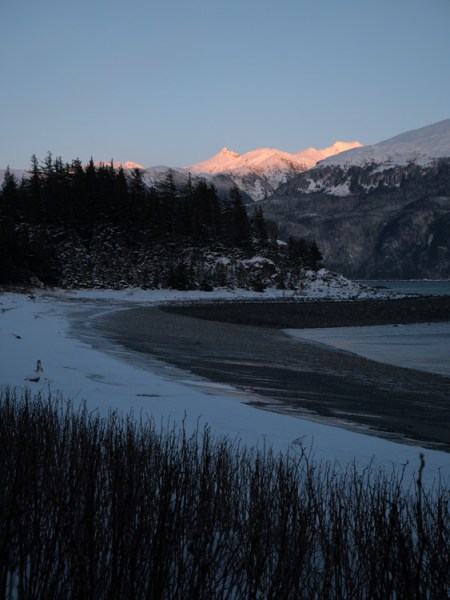
#> input picture Assignment4/landscape_1.jpg, 450 x 600 px
$ jupyter execute A4.ipynb   (Python 2 division)
#> lines starting #> are read from the running program, lines starting #| are printed output that depends on the picture; pictures that were not available may be replaced by others from this repository, and a replacement may not be noted
[cell 1]
import numpy as np
import cv2
import math

[cell 2]
def draw_matches(image1, image2, kp1, kp2, matches):
    img_matches = cv2.drawMatches(image1, kp1, image2, kp2, matches, None, flags=cv2.DrawMatchesFlags_NOT_DRAW_SINGLE_POINTS)
    # Display the matches
    cv2.imshow("Sift_Matches", img_matches)
    cv2.waitKey(0)
    cv2.destroyAllWindows()

[cell 3]
def get_homography_matrix(kp1, kp2, matches):
    """
        Takes the matches and the keypoints for two images and computes a homography matrix.
        Written for the purpose of using inside a RANSAC algorithm
    """

    h = []

    for ind in range(len(matches)):
        p = kp1[matches[ind].queryIdx].pt
        q = kp2[matches[ind].trainIdx].pt
        x, y = p
        _x, _y = q
        h_part1, h_part2 = [x, y, 1, 0, 0, 0, -_x*x, -_x*y, -_x], [0, 0, 0, x, y, 1, -_y*x, -_y*y, -_y]
        h.append(h_part1)
        h.append(h_part2)

    _, _, V = np.linalg.svd(h)
    h = V[-1].reshape(3, 3)

    return h

[cell 4]
def check_ransac_error(kp1, kp2, matches, h, threshold):

    # inline functions for estimating points in image 2 from image 1 using the homography matrix
    x_prime = lambda x, y, h1: (h1[0][0] * x + h1[0][1] * y + h1[0][2]) / (h1[2][0] * x + h1[2][1] * y + h1[2][2])
    y_prime = lambda x, y, h1: (h1[1][0] * x + h1[1][1] * y + h1[1][2]) / (h1[2][0] * x + h1[2][1] * y + h1[2][2])

    inliers = 0
    for ind in range(len(matches)):
        x1, y1 = kp1[matches[ind].queryIdx].pt
        x2, y2 = kp2[matches[ind].trainIdx].pt

        _x, _y = x_prime(x1, y1, h), y_prime(x1, y1, h)

        distance = math.sqrt(math.pow((x2 - _x), 2) + math.pow((y2 - _y), 2))
        if distance < threshold:
            inliers += 1

    return inliers

[cell 5]
def ransac(matches, kp1, kp2, iterations=100, threshold=5.0):
    """
    :param matches: total list of matches between two images
    :param kp1: keypoints from image 1
    :param kp2: keypoints from image 2
    :param iterations: number of times to run homography estimation on subset of matches
    :param threshold: distance threshold for considering a point as an inlier instead of an outlier
    :return: best homography matrix computed from the estimation process
    """

    best_inliers = 0
    best_homography = None
    best_acc = None

    for _ in range(iterations):
        # Randomly select 4 matches
        random_matches = np.random.choice(matches, 4, replace=False)

        # compute homography
        h = get_homography_matrix(kp1, kp2, random_matches)
        # compute error rate for this homography
        error = check_ransac_error(kp1, kp2, matches, h, threshold)
        if error > best_inliers:
            best_acc = error / len(matches)
            best_homography = h
            best_inliers = error

    print("best accuracy rate", best_acc)
    print("# of inliers:", best_inliers, "/", len(matches))

    return best_homography

[cell 6]
def stitch_images(image1_path, image2_path):
    # Load the images
#> called with image1_path = 'landscape_1.jpg', image2_path = 'landscape_2.jpg'
    img1 = cv2.imread(image1_path, cv2.COLOR_BGR2GRAY)
#> img1 is the input picture: shape (600, 450, 3); mean B, G, R 87, 73.3, 61.5
    img2 = cv2.imread(image2_path, cv2.COLOR_BGR2GRAY)
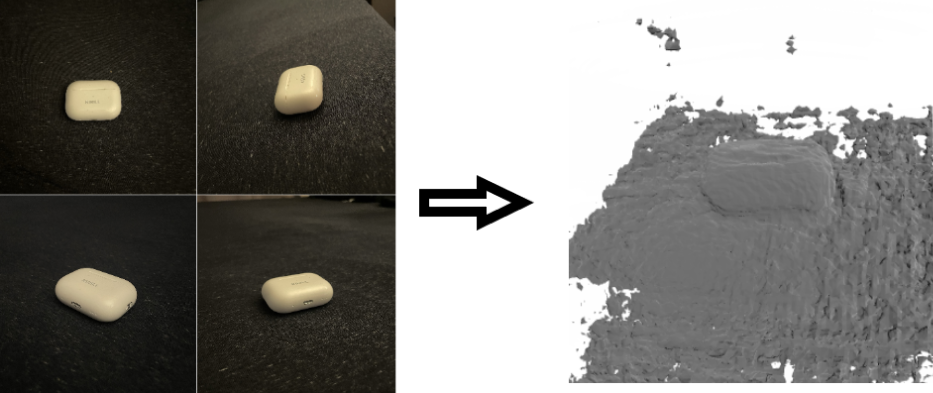
#> input picture NeRF Project/airpods-to-mesh.png, 933 x 393 px, given in place of landscape_2.jpg, which was not available
#> img2 is the input picture: shape (393, 933, 3); mean B, G, R 125.1, 128.7, 130.2

    # Initialize SIFT
    sift = cv2.SIFT_create()

    # Detect keypoints and descriptors
    kp1, desc1 = sift.detectAndCompute(img1, None)
#> kp1 = 918 keypoints; strongest (x, y, size): (91, 162, 2.7), (137, 170, 3.2), (84, 164, 5.1), (280, 242, 3.4)
    kp2, desc2 = sift.detectAndCompute(img2, None)
#> kp2 = 792 keypoints; strongest (x, y, size): (433, 203, 6.2), (493, 203, 11.1), (517, 202, 13), (484, 187, 12.2)

    '''
    using FLANN over KNN to find matches because it is faster at the cost cost of accuracy
    in comparison (as KNN is exhaustive). This is because image stitching does not need 100% accuracy
    and the tradeoff for computation speed is better for scalability. Ex: multiple 4k+ images
    '''

    # The index for KDTREE in FLANN
    FLANN_INDEX_KDTREE = 1
    # Initialize index params
    index_params = dict(algorithm=FLANN_INDEX_KDTREE, trees=5)
    # Initialize search params
    search_params = dict(checks=50)

    flann = cv2.FlannBasedMatcher(index_params, search_params)

    # look for matches going from the image to the right -> left (not entirely sure why but the results is a lot more accurate)
    matches = flann.knnMatch(desc2, desc1, k=2)
#> matches = 792 matches

    # Apply ratio test to filter good matches
    threshold=0.7
    good_matches = []
    for m, n in matches:
        if m.distance < threshold * n.distance:
            good_matches.append(m)
#> after the loop, good_matches = 22 matches

    # uncomment if you want to see matches visualized on the two images
    # draw_matches(img1, img2, kp2, kp1, good_matches)

    # Find Homography using RANSAC
    h = ransac(good_matches, kp2, kp1, 1000, 5.0)
#> the loop in ransac, `for _ in range(iterations):` made 1000 passes
#> (error, best_acc, best_inliers) on passes 1 to 2: (5, 0, 5), (12, 0, 12)
#> error on passes 3 to 8: 4, 3, 10, 11, 3, 10
#> after the loop in ransac, `for _ in range(iterations):`: best_acc = 0; best_inliers = 12
#| best accuracy rate 0
#| # of inliers: 12 / 22
#> h = [[-0.00077, -0.00196, 0.867], [-0.000443, -0.00113, 0.499], [-2.25e-06, -5.71e-06, 0.00253]]

    # Warp Image to so that you can stitch images together accurately
    panorama = cv2.warpPerspective(img2, h, ((img2.shape[1] + img1.shape[1]), img1.shape[0]))
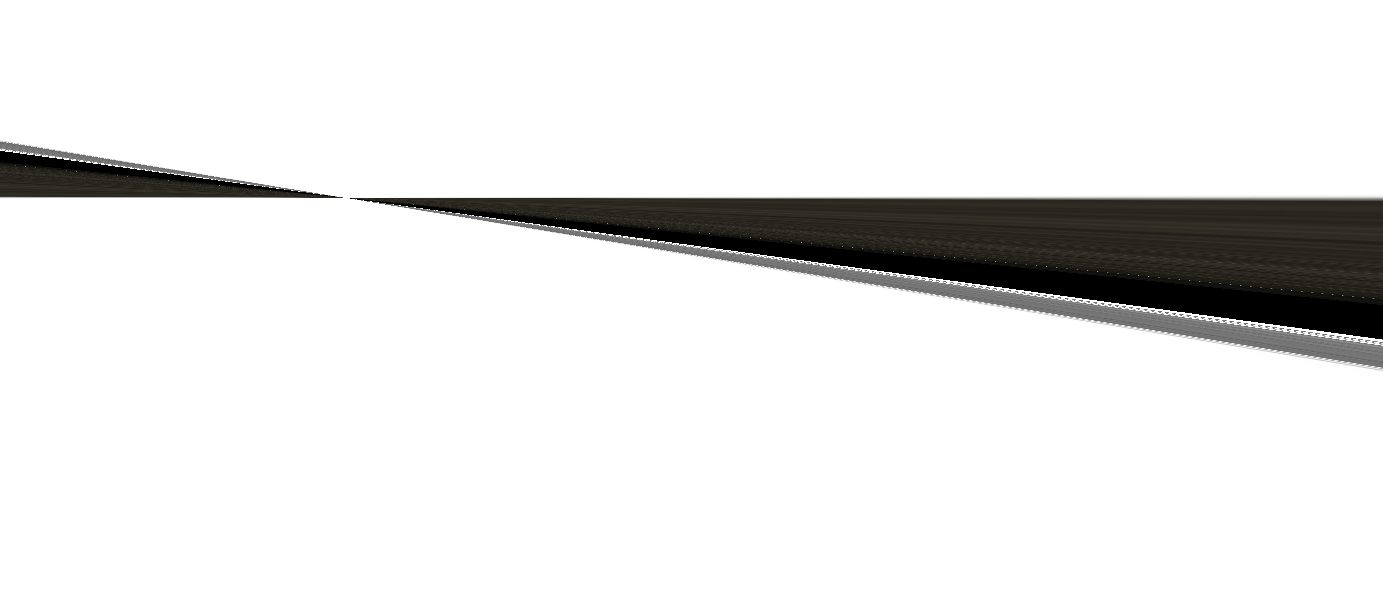
#> panorama: shape (600, 1383, 3); mean B, G, R 230, 230.5, 230.8

    # Attach the first image on top of the warped image so that they build a nice panorama
    panorama[0:img1.shape[0], 0:img1.shape[1]] = img1
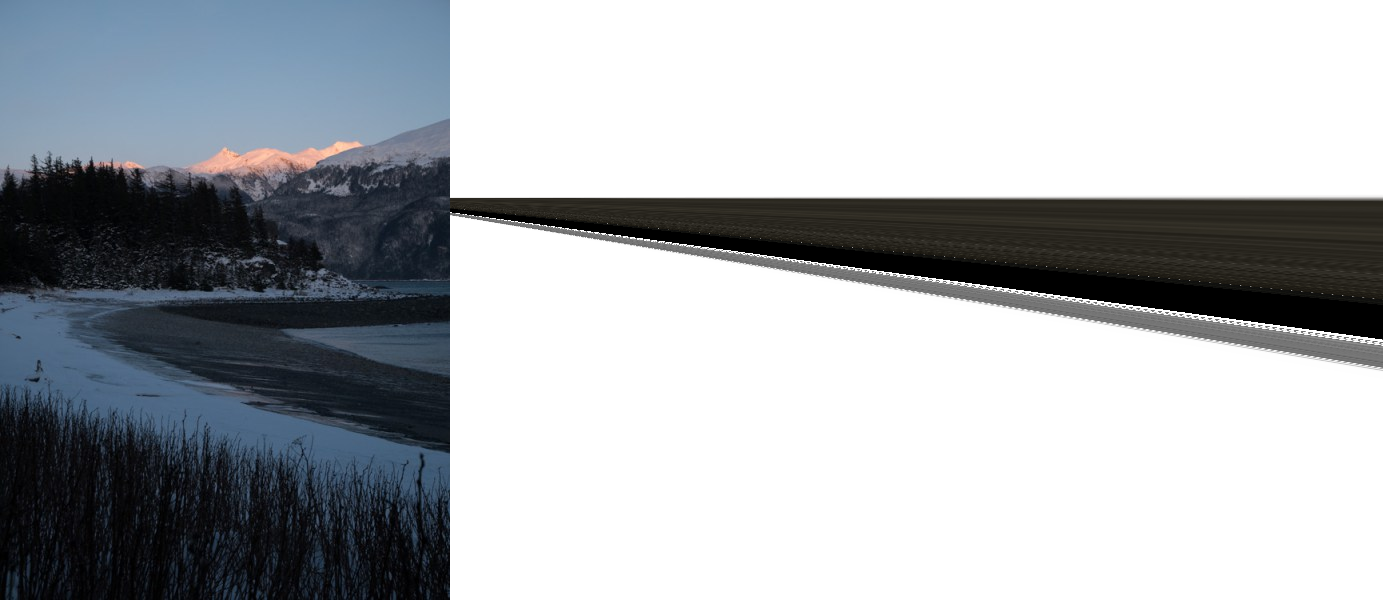
#> panorama: shape (600, 1383, 3); mean B, G, R 178.1, 174, 170.4

    return panorama
